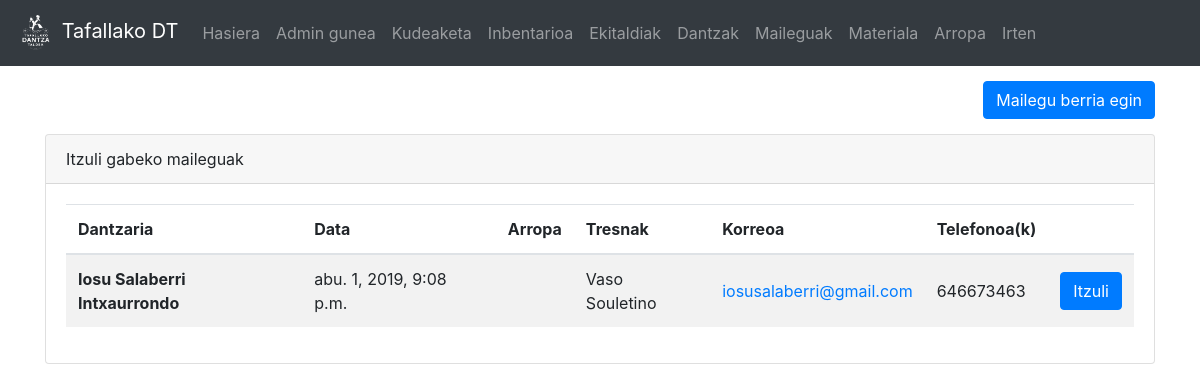
The app's page /maileguak (signed in), older data.
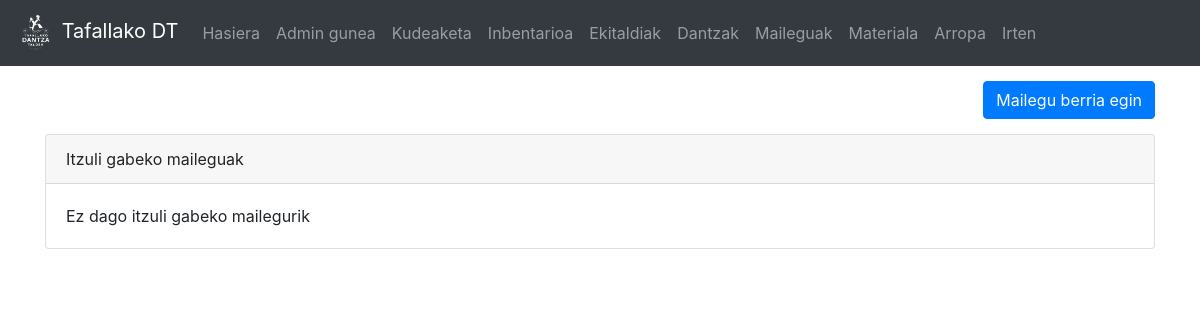
The same page, newer data.
### dantza/models.py (models this page shows, shortened)
class Mailegua(models.Model):
	dantzari = models.ForeignKey(Dantzaria, on_delete=models.CASCADE)
	materiala = models.ManyToManyField(Tresna, blank=True)
	arropa = models.ManyToManyField(Arropa, blank=True)
	mailegatze_data = models.DateTimeField('mailegatze data')
	itzulita = models.BooleanField(default=False)
	dantza_taldea = models.CharField(max_length=200, blank=True)

class Dantzaria(models.Model):
	user = models.OneToOneField(User, on_delete=models.CASCADE)
	izena = models.CharField(max_length=50)
	abizenak = models.CharField(max_length=200)
	jaiotze_data = models.DateTimeField('jaiotze data')
	email = models.CharField(max_length=100)
	def __str__(self):
		return self.izena + ' ' + self.abizenak
	def telefonoak(self):
		t_list = Telefono.objects.filter(dantzari=self)
		return ', '.join(str(e.zenbakia) for e in t_list)

class Tresna(models.Model):
	material_mota = models.ForeignKey(Materiala, on_delete=models.CASCADE)
	mailegatua = models.BooleanField(default=False)
	def __str__(self):
		return self.material_mota.mota

class Materiala(models.Model):
	mota = models.CharField(max_length=50)
	def tresna_kop(self):
		return len(Tresna.objects.filter(material_mota=self))
	def mailegatu_kop(self):
		kop = 0
		for t in Tresna.objects.filter(material_mota=self,mailegatua=True):
			kop +=1
		return kop
	def libre_kop(self):
		return self.tresna_kop() - self.mailegatu_kop()

class Telefono(models.Model):
	zenbakia = models.IntegerField()
	dantzari = models.ForeignKey(Dantzaria, on_delete=models.CASCADE)

### dantza/views.py (the view, shortened to what this page needs)
# urls.py: path('maileguak', views.maileguak, name = 'dashboard'),
@login_required(login_url='/login')
def maileguak(request):
	if not request.user.groups.filter(name='arropa_arduradunak').exists() and not request.user.is_superuser and not request.user.groups.filter(name='material_arduradunak').exists():
		return HttpResponseRedirect('/')
	dantzari_list = Dantzaria.objects.all()
	maileguak = Mailegua.objects.filter(itzulita=False)
	m_list = [m for m in Materiala.objects.all() if m.mailegatu_kop() != m.tresna_kop()]
	a_list = Arropa.objects.filter(mailegatua=False)
	if request.method == 'POST':
		if 'd' in request.POST:
			if request.POST['d'] == '-1':
				return render(request,'dantza/maileguak.html',{'d_list':dantzari_list, 'mail_list':maileguak,
																   'materiala':m_list, 'arropa':a_list, 'err': 'Ezin da dantzaririk gabeko mailegurik egin.'})
			m_lista = []
			for m in request.POST.getlist('materialak'):
				if m == '-1':
					continue
				mat = Materiala.objects.get(pk=m)
				t = mat.get_mailegatu_gabeko_tresna()
				if t is not None:
					m_lista.append(t)
				else:
					return render(request,'dantza/maileguak.html',{'d_list':dantzari_list, 'mail_list':maileguak,
																   'materiala':m_list, 'arropa':a_list, 'err': 'Aukeratutako ' + mat + ' ez dago eskuragai.'})
			arr_lista = []
			for i in request.POST.getlist('arropa'):
				if i == '-1':
					continue
				a = Arropa.objects.get(pk=i)
				if a is not None:
					arr_lista.append(a)
				else:
					return render(request,'dantza/maileguak.html',{'d_list':dantzari_list, 'mail_list':maileguak,
																   'materiala':m_list, 'arropa':a_list, 'err': 'Aukeratutako ' + a + ' ez dago eskuragai.'})
			if len(m_lista) == 0 and len(arr_lista) == 0:
				return render(request,'dantza/maileguak.html',{'d_list':dantzari_list, 'mail_list':maileguak,
							'materiala':m_list, 'arropa':a_list, 'err': 'Gutxienez material edo arropa bat hautatu behar da.'})
			if request.POST['d'] == '-2':
				d = Dantzaria.objects.get(user=request.user)
				dt = request.POST['kanpo_talde']
				if dt == "":
					return render(request,'dantza/maileguak.html',{'d_list':dantzari_list, 'mail_list':maileguak,
							'materiala':m_list, 'arropa':a_list, 'err': 'Dantza taldearen izena adierazi behar da.'})
				mail = Mailegua(dantzari=d,mailegatze_data=datetime.datetime.today(),itzulita=False,dantza_taldea=dt)
			else:
				d = Dantzaria.objects.get(pk=request.POST['d'])
				mail = Mailegua(dantzari=d,mailegatze_data=datetime.datetime.today(),itzulita=False)
			mail.save()
			mail.arropa.set(arr_lista)
			mail.materiala.set(m_lista)
			mail.save()
			for x in arr_lista + m_lista:
				x.mailegatua = True
				x.save()
			return HttpResponseRedirect('/maileguak?new_success')
	else:
		if 'new_success' in request.GET:
			return render(request,'dantza/maileguak.html',{'d_list':dantzari_list, 'mail_list':maileguak,
															'materiala':m_list, 'arropa':a_list, 'success': 'Mailegu berria zuzen sortu da.'})
		elif 'return_success' in request.GET:
			return render(request,'dantza/maileguak.html',{'d_list':dantzari_list, 'mail_list':maileguak, 'materiala':m_list, 'arropa':a_list, 'arropa':a_list, 'success': 'Mailegua itzuli da.'})
		return render(request,'dantza/maileguak.html',{'d_list':dantzari_list,'mail_list':maileguak,'materiala':m_list,'arropa':a_list})

### dantza/models.py (called while the page is built)
	def __str__(self):
		if self.deskribapena != '':
			return self.mota.mota + ' (' + self.deskribapena + ')'
		else:
			return self.mota.mota

### dantza/templatetags/auth_extras.py (called while the page is built)
@register.filter(name='has_group')
def has_group(user, group_name):
    return user.groups.filter(name=group_name).exists()

### templates/dantza/maileguak.html (shortened to what this page needs)
{% extends "dantza/base.html" %}
{% block edukia %}
<div class="container">
<div class="clearfix">
<button type="button" style="margin-top: 15px;" class="float-right btn btn-primary" data-toggle="modal" data-target="#exampleModal">
  Mailegu berria egin
</button>
</div>
<div class="card" style="margin-top: 15px; margin-bottom:15px;">
		<div class="card-header">Itzuli gabeko maileguak</div>
		<div class="card-body">
	{% if mail_list %}
	<div class="table-responsive">
		<table class="table table-hover table-striped">
		  <thead>
			<tr>
			  <th scope="col">Dantzaria</th>
			  <th scope="col">Data</th>
			  <th scope="col">Arropa</th>
			  <th scope="col">Tresnak</th>
				<th scope="col">Korreoa</th>
				<th scope="col">Telefonoa(k)</th>
				<th scope="col"></th>
			</tr>
		  </thead>
		  <tbody>
		{% for m in mail_list %}
			  <tr>
				  <th scope="row" style="vertical-align:middle;">{{ m.dantzari }} {% if m.dantza_taldea %}<br/>[{{ m.dantza_taldea }}]{% endif %}</th>
				  <td style="vertical-align:middle;">{{ m.mailegatze_data }}</td>
				  <td style="vertical-align:middle;">{{ m.arropa.all|join:", " }}</td>
				  <td style="vertical-align:middle;">{{ m.materiala.all|join:", " }}</td>
				  <td style="vertical-align:middle;"><a href="mailto:{{ d.email }}">{{ m.dantzari.email }}</a></td>
				  <td style="vertical-align:middle;">{{ m.dantzari.telefonoak }}</td>
				  <td  style="vertical-align:middle;">
					  <a href="?return&id={{ m.pk }}" class="btn btn-primary">Itzuli</a>
			  </tr>
		{% endfor %}
			</tbody>
</table>
			</div>
	{% else %}
		Ez dago itzuli gabeko mailegurik<br/>
	{% endif %}
		</div>
</div>
</div>
{% endblock edukia %}

Row changes from the older to the newer data that the page shows:
no longer on this page (row edited): Mailegua: dantzari "Iosu Salaberri Intxaurrondo", mailegatze_data "abu. 1, 2019, 9:08 p.m.", materiala.all "Vaso Souletino", dantzari.email "iosusalaberri@gmail.com", dantzari.telefonoak "646673463"
Text that changed along with them:
text no longer shown: "Dantzaria Data Arropa Tresnak Korreoa Telefonoa(k)"
text now shown: "Ez dago itzuli gabeko mailegurik"
